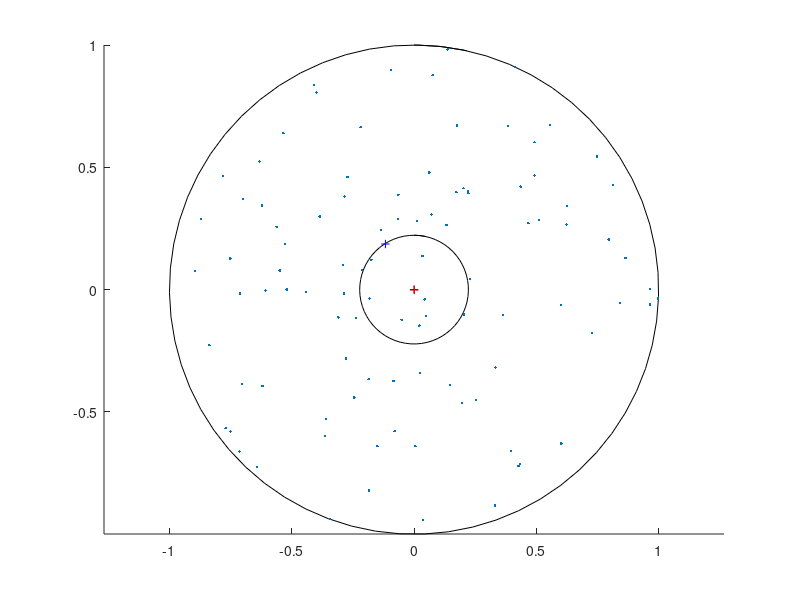

This chart was generated by the following MATLAB code: (Note: this script raises an error after producing the figure.)
% Метод юстировки по звездам Бурмистрова-Борисова

% Задаем положение звезд на небе З, смещенное положение исполнительных
% осей. Вносим ошибки в положение исполнительных осей И. Переводим
% положение звезд в исполнительную систему. Убираем звезды около нулевого
% меридиана. Вносим ошибки определения положения звезд в исполнительных
% осях Зи. Ищем углы поворота системы координат минимизируя норму вектора
% невязки (Зи - Ф(З, имполнительные углы)), где Ф - функция перевода в
% систему исполнительных осей.
% for i=1:100
    % отклонение исполнительной оси от кульминации для пролетов в близзенитной
    % области
    alfa = 20/180*pi;
    % количество звезд для калибровки
    n = 100;
    % ошибки определения положения звезд в исполнительных осях
    astroangerr = 10/60; % в градусах
    % угловые ошибки исполнительных осей
    vangerr = 2; % в градусах
   
    
    % равномерное распределение точек по полусфере
    z = acos(1 - rand(n,1));
    az = 2*pi*rand(n,1);

    % случайное положение кульминации траектории
    azk = 2*pi*rand;
    zk = acos(1 - rand*(1-cos(alfa*pi/180)));

    % положение исполнительных осей
    zv = alfa-zk;
    azv = azk+pi;

    if 1
        figure
        axis equal
        hold on
        plot(sin(0:0.1:2.1*pi),cos(0:0.1:2.1*pi),'k')
        plot(sin(0:0.1:2.1*pi)*20/90,cos(0:0.1:2.1*pi)*20/90,'k')
        plot(0,0,'k+')
        r = (zk/pi*180)/90;
        plot(-r.*sin(pi-azk), r.*cos(pi-azk), 'r+')
        r = (zv/pi*180)/90;
        plot(-r.*sin(pi-azv), r.*cos(pi-azv), 'b+')
        r = (z/pi*180)/90;
        plot(-r.*sin(pi-az), r.*cos(pi-az), '.')
    end
    
    % вносим угловые ошибки исполнительных осей
    zv_real = zv;
    azv_real = azv;
    zv_meas = zv + vangerr/180*pi*(2*rand-1);
    azv_meas = azv + vangerr/180*pi*(2*rand-1);

    % перевод звезд к координатам в исполнительных осях
    otv = zaztodsts(z, az, zv_meas, azv_meas);
    ds_meas = otv(:,1);
    ts_meas = otv(:,2);
    
   % перевод звезд к координатам в исполнительных осях
    otv = zaztodsts(z, az, zv_real, azv_real);
    ds_real = otv(:,1);
    ts_real = otv(:,2);
    
    % если звезда лежит вблизи нулевого меридиана строительных осей, то все
    % косячит, убираем такие звезды
    f = find(~((ts<2*vangerr/180*pi)+((2*pi-ts)<2*vangerr/180*pi)));
    ts = ts(f);
    ds = ds(f);
    z = z(f);
    az = az(f);
    
%     % вносим ошибки определения положения звезд в исполнительных осях
%     ds_real = ds;
%     ts_real = ts;
%     ds_meas = ds + astroangerr/180*pi*(2*rand(length(ds),1)-1);
%     ts_meas = ts + astroangerr/180*pi*(2*rand(length(ts),1)-1);



    if 0
        figure;
        axis equal
        plot(zv_meas/pi*180, azv_meas/pi*180, 'b+', zv_real/pi*180, azv_real/pi*180, 'r+', zv_found/pi*180, azv_found/pi*180,'bo')
    end
    a(i,:) = [abs((azv_real-azv_found)/pi*180*60), abs((zv_real-zv_found)/pi*180*60)];
% end